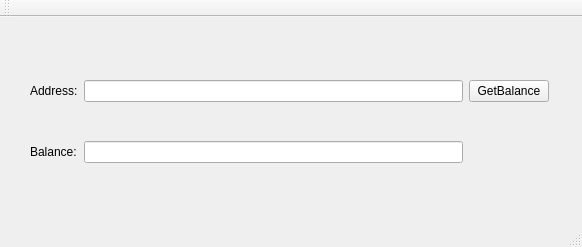
<?xml version="1.0" encoding="UTF-8"?>
<ui version="4.0">
 <class>MainWindow</class>
 <widget class="QMainWindow" name="MainWindow">
  <property name="geometry">
   <rect>
    <x>0</x>
    <y>0</y>
    <width>582</width>
    <height>247</height>
   </rect>
  </property>
  <property name="windowTitle">
   <string>MainWindow</string>
  </property>
  <widget class="QWidget" name="centralWidget">
   <widget class="QWidget" name="gridLayoutWidget">
    <property name="geometry">
     <rect>
      <x>19</x>
      <y>19</y>
      <width>541</width>
      <height>171</height>
     </rect>
    </property>
    <layout class="QGridLayout" name="gridLayout">
     <item row="0" column="0">
      <widget class="QLabel" name="label">
       <property name="text">
        <string>Address:</string>
       </property>
      </widget>
     </item>
     <item row="0" column="1">
      <widget class="QLineEdit" name="addressLineEdit"/>
     </item>
     <item row="0" column="2">
      <widget class="QPushButton" name="getBalanceButton">
       <property name="text">
        <string>GetBalance</string>
       </property>
      </widget>
     </item>
     <item row="1" column="0">
      <widget class="QLabel" name="label_2">
       <property name="text">
        <string>Balance:</string>
       </property>
      </widget>
     </item>
     <item row="1" column="1">
      <widget class="QLineEdit" name="balanceLineEdit">
       <property name="readOnly">
        <bool>true</bool>
       </property>
      </widget>
     </item>
    </layout>
   </widget>
  </widget>
  <widget class="QMenuBar" name="menuBar">
   <property name="geometry">
    <rect>
     <x>0</x>
     <y>0</y>
     <width>582</width>
     <height>23</height>
    </rect>
   </property>
  </widget>
  <widget class="QToolBar" name="mainToolBar">
   <attribute name="toolBarArea">
    <enum>TopToolBarArea</enum>
   </attribute>
   <attribute name="toolBarBreak">
    <bool>false</bool>
   </attribute>
  </widget>
  <widget class="QStatusBar" name="statusBar"/>
 </widget>
 <layoutdefault spacing="6" margin="11"/>
 <resources/>
 <connections/>
</ui>
